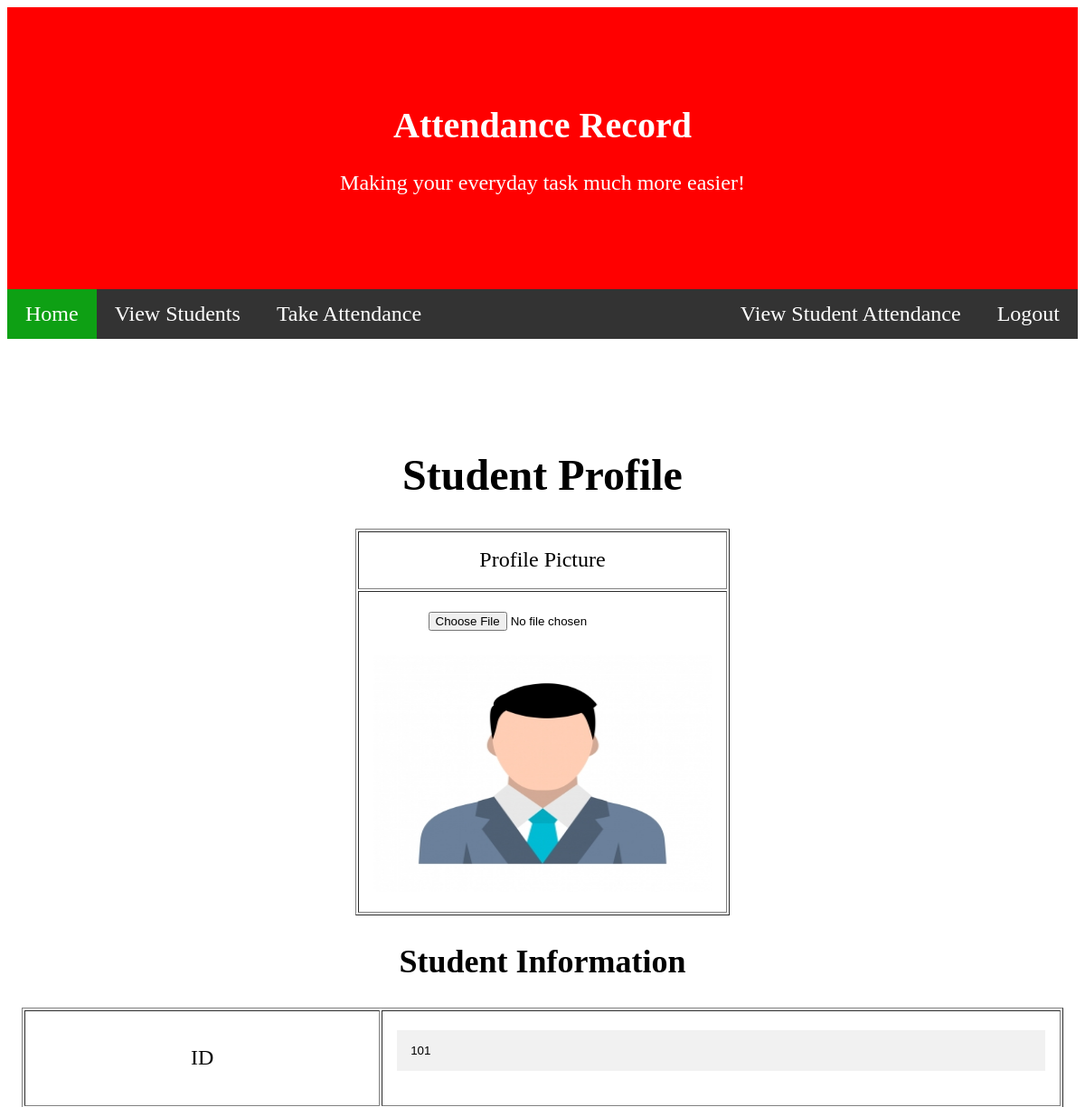
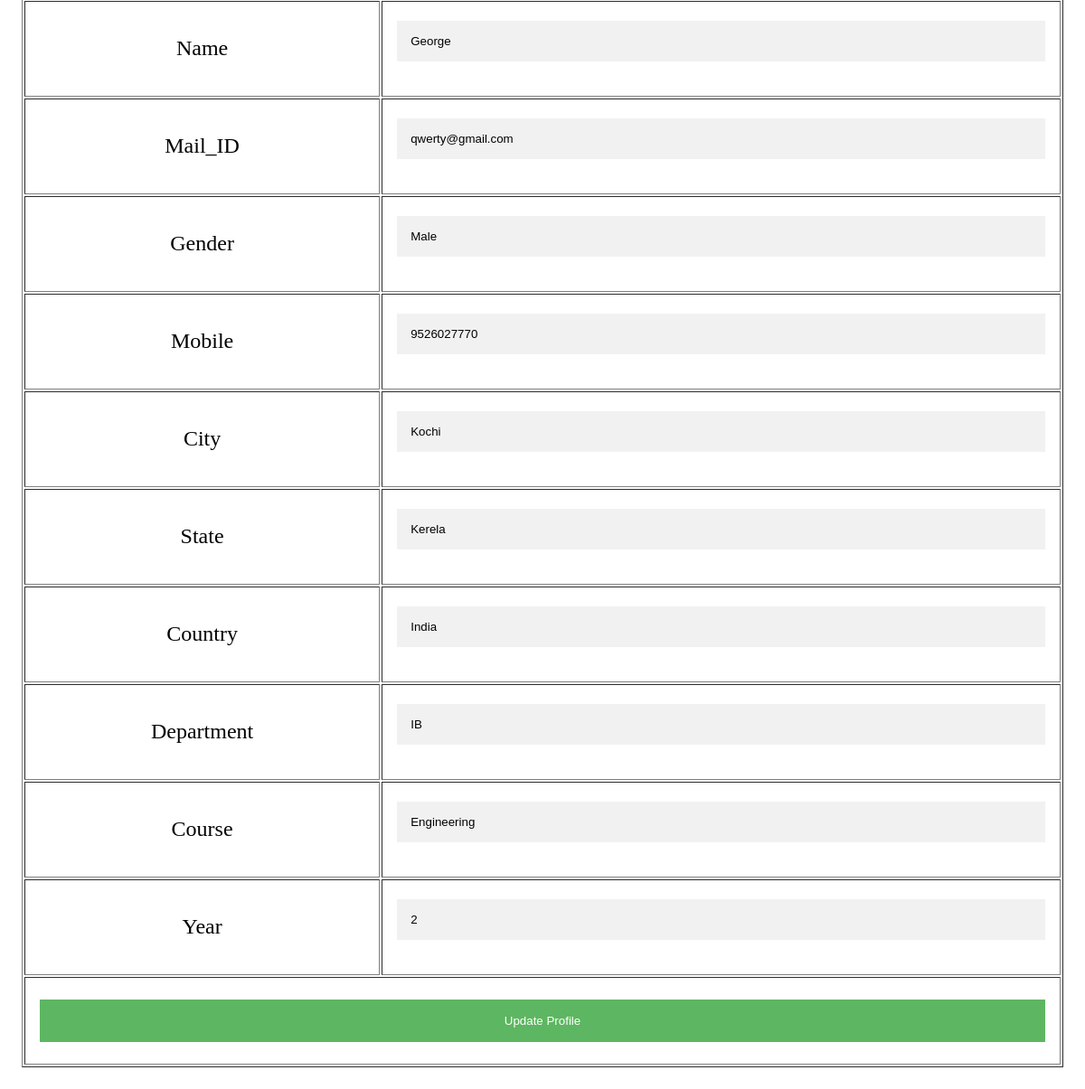
The page /CS_IA/View Full Profile.php?uid=101 on the database its author committed (2 pictures, top to bottom).
### tables this page shows
CREATE TABLE `tbl_registration` (
  `ID` int(11) NOT NULL,
  `Name` varchar(30) NOT NULL,
  `Mail_ID` text NOT NULL,
  `Gender` varchar(30) NOT NULL,
  `Mobile` bigint(10) NOT NULL,
  `City` varchar(50) NOT NULL,
  `State` varchar(50) NOT NULL,
  `Country` varchar(50) NOT NULL,
  `Department` varchar(30) NOT NULL,
  `Course` varchar(30) NOT NULL,
  `Year` int(1) NOT NULL,
  `Password` text NOT NULL,
  `img_location` text NOT NULL
);

### CS_IA/View Full Profile.php (the view, shortened to what this page needs)
<?php
include 'conn.php';
?>
<!DOCTYPE html>
<html>
<head>
</head>
<body>
	<?php
	$ret=mysqli_query($conn,"SELECT * FROM `tbl_registration` WHERE ID='".$_GET['uid']."'");
	  while($row=mysqli_fetch_array($ret))
	  {?>
	<div class="header">
  <h1>Attendance Record</h1>
  <p>Making your everyday task much more easier!</p>
    </div>
<div class="navbar">
 <a href="Staff Homepage.php" class="active">Home</a>
  <a href="View Students.php">View Students</a>
  <a href="Take Attendance.php">Take Attendance</a>
  <a href="Staff Login.php" class="right">Logout</a>
	<a href="View Student Attendance.php" class="right">View Student Attendance</a>
</div>
<p>&nbsp;</p>
<div class="container">
<div class="center wow fadeInDown">
                 <h1>Student Profile</h1>
            </div>
			<form action="" method="post" enctype="multipart/form-data" id="myForm" >
           <table width="375" height="277" border="1" align="center">
             <tbody>
               <tr>
                 <td height="64">Profile Picture</td>
               </tr>
               <tr>
                 <td>
				 <input type="file" name="userImage"><br><br>
				 <strong><img src="<?php echo $row['img_location']; ?>" width="374" height="262"></strong></td>
               </tr>
             </tbody>
           </table>
             <div class="table-responsive">
               <div class="col-md-8">
                 <h2>Student Information</h2>
               </div>
             </div>
           <table width="100%" border="1">
             <tbody>
               <tr>
                 <td width="276">ID</td>
                 <td width="527"><input value="<?php echo $row['ID'];?>" name="txtid" type="text"  ></td>
               </tr>
               <tr>
                 <td>Name</td>
                 <td><input value="<?php echo $row['Name'];?>" name="txtname" type="text"  ></td>
               </tr>
               <tr>
                 <td>Mail_ID</td>
                 <td><input value="<?php echo $row['Mail_ID'];?>" name="txtmailid" type="text"  ></td>
               </tr>
               <tr>
                 <td>Gender</td>
                 <td><input value="<?php echo $row['Gender'];?>" name="txtgender" type="text"  ></td>
               </tr>
               <tr>
                 <td>Mobile</td>
                 <td><input value="<?php echo $row['Mobile'];?>" name="txtmobile" type="text"  ></td>
               </tr>
               <tr>
                 <td>City</td>
                 <td><input value="<?php echo $row['City'];?>" name="txtcity" type="text"  ></td>
               </tr>
               <tr>
                 <td>State</td>
                 <td><input value="<?php echo $row['State'];?>" name="txtstate" type="text"  ></td>
               </tr>
               <tr>
                 <td>Country</td>
                 <td><input value="<?php echo $row['Country'];?>" name="txtcountry" type="text"  ></td>
               </tr>
               <tr>
                 <td>Department</td>
                 <td><input value="<?php echo $row['Department'];?>" name="txtdepartment" type="text"  ></td>
               </tr>
               <tr>
                 <td>Course</td>
               <td><input value="<?php echo $row['Course'];?>" name="txtcourse" type="text"  ></tr>
               <tr>
                 <td>Year</td>
                 <td><input value="<?php echo $row['Year'];?>" name="txtyear" type="text"  ></td>
               </tr>
               <tr>
                 <td colspan="2">
				 <button type="submit" class="registerbtn" name="update">Update Profile</button></td>
               </tr>
             </tbody>
           </table>
		   </form>
 <?php } ?>
</body>
</html>

### CS_IA/View Full Profile.php (style rules this page uses)
th, td { text-align: left; padding: 16px; }
body .header { padding: 80px; text-align: center; background: #FF0000; color: white; }
.header h1 { font-size: 40px; }
.navbar { overflow: hidden; background-color: #333; position: sticky; position: -webkit-sticky; top: 0; text-align: center; }
.navbar a { float: left; display: block; color: white; text-align: center; padding: 14px 20px; text-decoration: none; }
.navbar a.right { float: right; }
.navbar a.active { background-color: #0EA014 ; color: white; }
* { box-sizing: border-box; }
.container { padding: 16px; background-color: white; }
input[type=text], input[type=password], input[type=select] { width: 100%; padding: 15px; margin: 5px 0 22px 0; display: inline-block; border: none; background: #f1f1f1; }
.registerbtn { background-color: #4CAF50; color: white; padding: 16px 20px; margin: 8px 0; border: none; cursor: pointer; width: 100%; opacity: 0.9; }
a { color: dodgerblue; }
body,td,th { font-size: 24px; text-align: center; }

### rows shown on the page
tbl_registration: img_location (picture), txtid "101", txtname "George", txtmailid "qwerty@gmail.com", txtgender "Male", txtmobile "9526027770", txtcity "Kochi", txtstate "Kerela", txtcountry "India", txtdepartment "IB", txtcourse "Engineering", txtyear "2"
